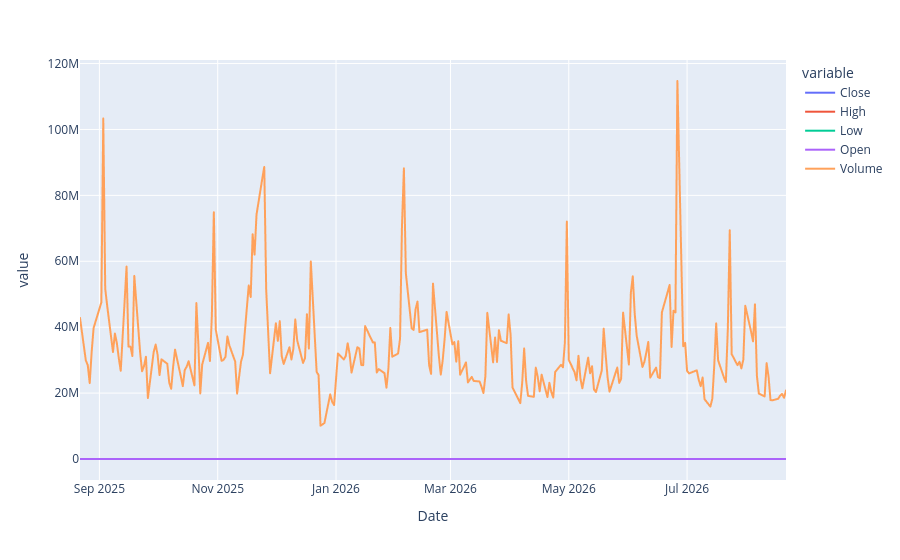

Notebook code for this chart:
### Code cell
# make a plot on plotly on x_axis = Date and y_axis = all other columns 

df.columns = [c[0] if isinstance(c, tuple) else c for c in df.columns]

fig = px.line(df, x='Date', y=df.columns[1:])
fig.show()

### Figure 1 — Plotly figure (JSON) as saved in the notebook; plotly's stock layout.template omitted (floating-point values rounded to 4 significant figures; data arrays with more than 128 entries replaced by an {"elided": "..."} marker saying what was removed)
{"data": [{"hovertemplate": "variable=Close<br>Date=%{x}<br>value=%{y}<extra></extra>", "legendgroup": "Close", "line": {"color": "#636efa", "dash": "solid"}, "marker": {"symbol": "circle"}, "mode": "lines", "name": "Close", "showlegend": true, "type": "scattergl", "x": {"elided": "251 str values"}, "xaxis": "x", "y": {"elided": "251 float values"}, "yaxis": "y"}, {"hovertemplate": "variable=High<br>Date=%{x}<br>value=%{y}<extra></extra>", "legendgroup": "High", "line": {"color": "#EF553B", "dash": "solid"}, "marker": {"symbol": "circle"}, "mode": "lines", "name": "High", "showlegend": true, "type": "scattergl", "x": {"elided": "251 str values"}, "xaxis": "x", "y": {"elided": "251 float values"}, "yaxis": "y"}, {"hovertemplate": "variable=Low<br>Date=%{x}<br>value=%{y}<extra></extra>", "legendgroup": "Low", "line": {"color": "#00cc96", "dash": "solid"}, "marker": {"symbol": "circle"}, "mode": "lines", "name": "Low", "showlegend": true, "type": "scattergl", "x": {"elided": "251 str values"}, "xaxis": "x", "y": {"elided": "251 float values"}, "yaxis": "y"}, {"hovertemplate": "variable=Open<br>Date=%{x}<br>value=%{y}<extra></extra>", "legendgroup": "Open", "line": {"color": "#ab63fa", "dash": "solid"}, "marker": {"symbol": "circle"}, "mode": "lines", "name": "Open", "showlegend": true, "type": "scattergl", "x": {"elided": "251 str values"}, "xaxis": "x", "y": {"elided": "251 float values"}, "yaxis": "y"}, {"hovertemplate": "variable=Volume<br>Date=%{x}<br>value=%{y}<extra></extra>", "legendgroup": "Volume", "line": {"color": "#FFA15A", "dash": "solid"}, "marker": {"symbol": "circle"}, "mode": "lines", "name": "Volume", "showlegend": true, "type": "scattergl", "x": {"elided": "251 str values"}, "xaxis": "x", "y": {"elided": "251 float values"}, "yaxis": "y"}], "layout": {"legend": {"title": {"text": "variable"}, "tracegroupgap": 0}, "margin": {"t": 60}, "xaxis": {"anchor": "y", "domain": [0, 1], "title": {"text": "Date"}}, "yaxis": {"anchor": "x", "domain": [0, 1], "title": {"text": "value"}}}}
